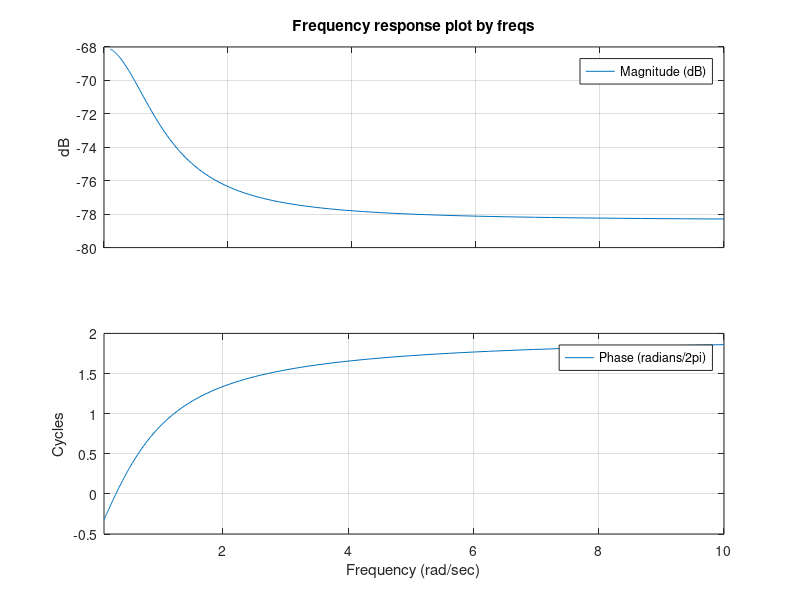
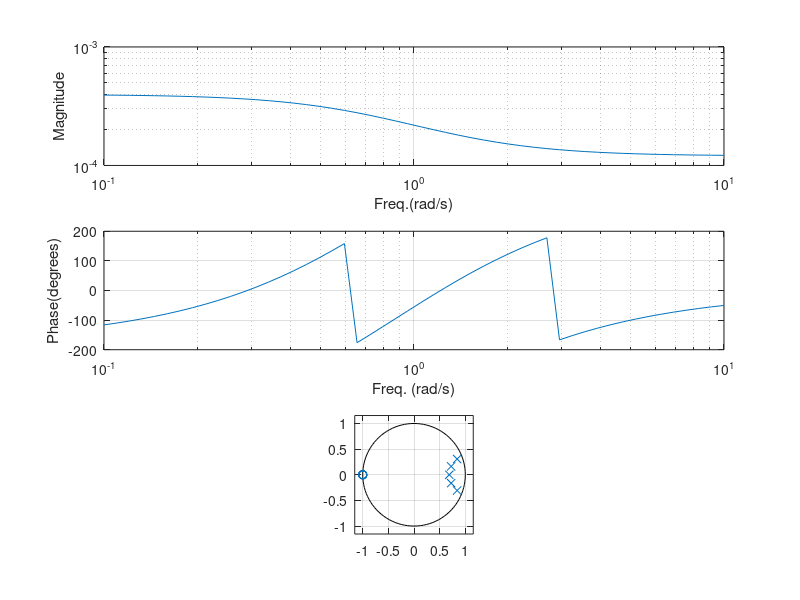
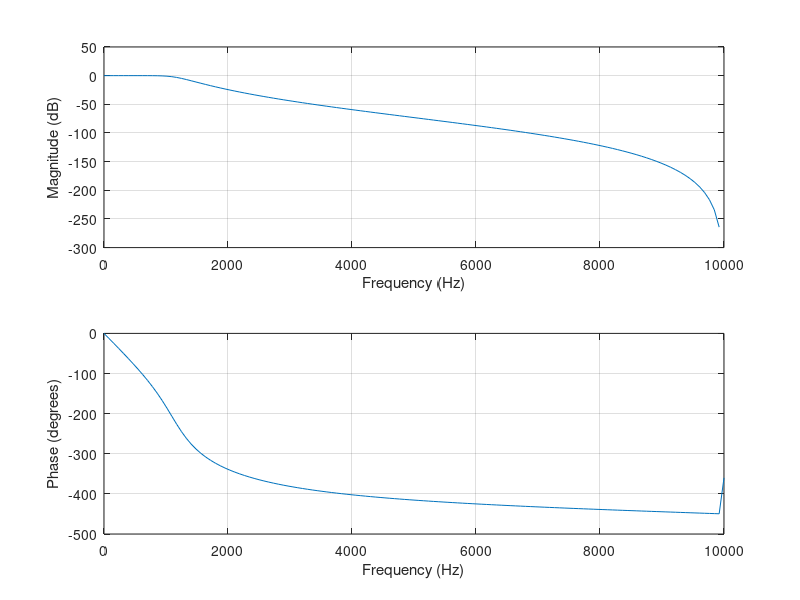

Recreate these plots in MATLAB, in order.
close all;
clear all;
clf;


f1 = 11200; %low pass@11200Hz
f2 = 15000;%stop band @ 15K
delta_f = f2-f1;% transition bandwitdh
Fs = 192000; %sample rate 192K
dB  = 30; %stop band attenuation
N = dB*Fs/(22*delta_f); % filter length

order=5;
[b,a]=butter(order, 2*f1/Fs);
figure(1)
figure(1)
%%%%% option0
%below code same as this
%w=linspace(0,1,128);
w=logspace(-1,1,128);
freqs(b,a,w);
%%%%% option1
figure(2)
w=logspace(-1,1);
h=freqs(b,a,w);
mag=abs(h);
phase=angle(h);
phasedeg=phase*180/pi;
subplot(3,1,1)
loglog(w,mag)
grid on
xlabel('Freq.(rad/s)');
ylabel('Magnitude');
subplot(3,1,2)
semilogx(w,phasedeg);
grid on
xlabel('Freq. (rad/s)');
ylabel('Phase(degrees)');
subplot(3,1,3);
zplane(b,a)

figure(3)
w=linspace(0,4,128);
freqz(b,a,128,20000)% freqz(b,a,number,freq), freq for plot 
